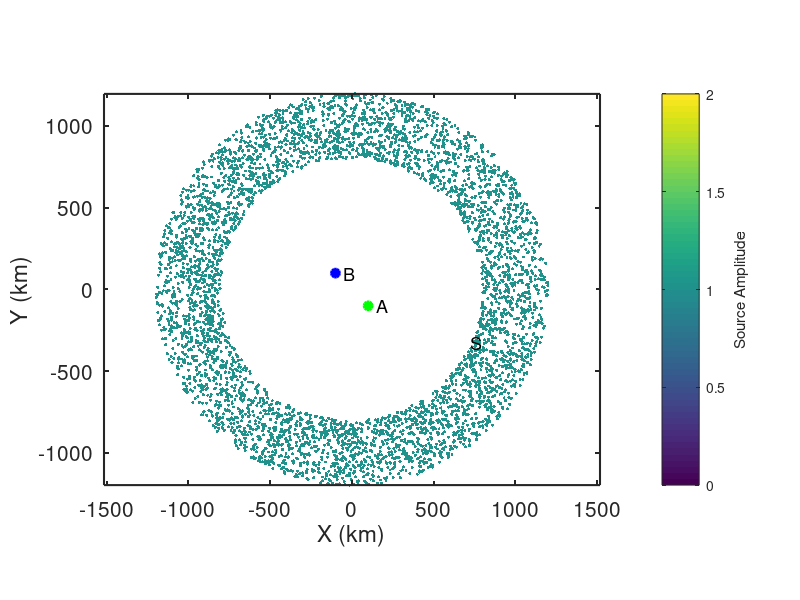

Write MATLAB code to recreate this figure. (Note: this script raises an error after producing the figure.)
% Simulate ambient noise within a homogeneous, isotropic, acoustic half-space 
% for random sources that form a finite-width donut.
%
% jbrussell - 7/2023

clear; close all;

addpath('../functions/');

dx = 10; % km
x = [-1000:dx:1000]; % km
y = [-1000:dx:1000]; % km
dt = 1; % sec
Ndays = 10;
t = [0:dt:60*60]; % [sec] daily time axis

% Location of virtual source (A)
x_Asrc = 100; % km
y_Asrc = -100; % km

% Location of receiver (B)
x_Brec = -100; % km
y_Brec = 100; % km

% Location of "source" ring (S)
N_sources = 5000; % Number of sources
N_excite = 1; % number of times to randomly excite each Source each hour
dr_S = 200; % [km] width of annulus, S
r_S = 1000 + (dr_S*2*rand(N_sources,1)' - dr_S); %1000; % [km] radius of source ring
% dtheta = 0.1;
theta_S = 360*rand(N_sources,1)'; %[0:dtheta:360-dtheta];
% r_S(theta_S>90 & theta_S<180) = []; % remove sector of sources
% theta_S(theta_S>90 & theta_S<180) = []; % remove sector of sources
x_S = r_S.*sind(theta_S);
y_S = r_S.*cosd(theta_S);
amp_S = ones(size(x_S)); % amplitude of sources

% Medium properties
vel = 3.5; % [km/s] velocity of medium

% Define source type
source_type = 'ricker'; % 'ricker' or 'microseism'
% RICKER  (impulsive source)
f_cent = 1/8; % 1/100; % [1/s] dominant frequency of Ricker wavelet
% MICROSEISM  (continuous source)
fmin = 1/10; % minimum frequency to sum over
fmax = 1/3; % maximum frequency to sum over


figure(98); clf;
box on; hold on;
plot(x_Asrc,y_Asrc,'og','linewidth',2,'MarkerFaceColor','g');
text(x_Asrc+50,y_Asrc,'A','fontsize',13);
plot(x_Brec,y_Brec,'ob','linewidth',2,'MarkerFaceColor','b');
text(x_Brec+50,y_Brec,'B','fontsize',13);
scatter(x_S,y_S,amp_S*5,amp_S,'o','filled');
text(x_S(1),y_S(1)+75,'S','fontsize',13);
axis square; axis equal;
set(gca,'fontsize',15,'linewidth',1.5,'layer','top');
xlabel('X (km)');
ylabel('Y (km)');
cb = colorbar;
ylabel(cb,'Source Amplitude');
colormap(viridis);

%% Generate wavefield at ring of sources S

% Build frequency and time axes
Nt = length(t);
Fs = 1./dt;
f = Fs*(0:(Nt/2))/Nt;
time = ([0:Nt-1]-floor(Nt/2))*dt;  % build lagtime vector for plotting
time = [time(time<0), time(time>=0)];

% Expected time between A and B
R_A_B = sqrt((x_Asrc-x_Brec).^2 + (y_Asrc-y_Brec).^2); % [km] distance from A to B
t_A_B = R_A_B ./ vel;

% Theoretical prediction of ccf from Goran's class notes
ccf_pre = real(1 ./ sqrt(t_A_B.^2 - time.^2));
A = 1;
J0_pre = besselj(0,2*pi*f*t_A_B) * A;

cohsum = zeros(size(t));
ccf_auto = zeros(size(t));
ihrs_total = 0;
ccf_all = {};
cohsum_all = {};
ccf_misfit = [];
for iday = 1:Ndays
    for ihr = 1 : (24/(max(t)/60/60))
        % Generate wavefields at A and B due to random noise at all Si
        Si_A = zeros(size(t));
        Si_B = zeros(size(t));
        for isrc = 1:length(x_S)
            R_Si_A = sqrt((x_Asrc-x_S(isrc)).^2 + (y_Asrc-y_S(isrc)).^2); % [km] distance from Si to A
            R_Si_B = sqrt((x_Brec-x_S(isrc)).^2 + (y_Brec-y_S(isrc)).^2); % [km] distance from Si to B

            % Loop through and generate sources, Si
            for ii = 1:N_excite
                if strcmp(source_type,'ricker')
                    % Ricker wavelet
                    % Generate random wavelet start times
                    tshift = max(t) .* rand(1,1);
                    Si_A = Si_A + amp_S(isrc) .* ricker_wavelet(t-tshift,R_Si_A,vel,f_cent);
                    Si_B = Si_B + amp_S(isrc) .* ricker_wavelet(t-tshift,R_Si_B,vel,f_cent);
                elseif strcmp(source_type,'microseism')
                    freq = f(f>=fmin & f<=fmax);
                    phi_rand = (2*pi)*rand(1,length(freq)); % random phase between [0,2*pi]
                    Si_A = Si_A + amp_S(isrc) .* microseism_source(t,R_Si_A,vel,freq,phi_rand);
                    Si_B = Si_B + amp_S(isrc) .* microseism_source(t,R_Si_B,vel,freq,phi_rand);
                else
                    error('Source type must be ''ricker'' or ''microseism''');
                end
            end
        end
        
        % Taper waveform
        Si_A = cos_taper(Si_A);
        Si_B = cos_taper(Si_B);

        % Calculate power spectra
        fftA = fft(Si_A);
        % fftA = spectrumwhiten_smooth(fftA,0.001);
%         P_A = abs(fftA/Nt);
%         P_A = P_A(1:Nt/2+1);
%         P_A(2:end-1) = 2*P_A(2:end-1);
        fftB = fft(Si_B);
        % fftB = spectrumwhiten_smooth(fftB,0.001);
%         P_B = abs(fftB/Nt);
%         P_B = P_B(1:Nt/2+1);
%         P_B(2:end-1) = 2*P_B(2:end-1);

        % Calculate cross-correlation (A --> B Causal; B --> A Acausal)
        cohsum = cohsum + fftB.*conj(fftA) ./ abs(fftB) ./ abs(fftA);
        ccf = real(ifft(cohsum,Nt)); % inverse FFT to get time domain
        ccf = fftshift(ccf); % rearrange values as [-lag lag]
        ccf = detrend(ccf);
        ccf = cos_taper(ccf);
        
        % Auto-correlation
%         ccf_auto = ccf_auto + xcorr(Si_A,Si_A,floor(length(t)/2));
        
        ihrs_total = ihrs_total + 1;
        ccf_all{ihrs_total} = ccf;
        cohsum_all{ihrs_total} = cohsum;
        ccf_misfit(ihrs_total) = sum((ccf_all{ihrs_total} ./ max(ccf_all{ihrs_total}) - ccf_pre ./ max(ccf_pre)).^2) / length(ccf_pre);
        
        if 1 && mod(ihrs_total,12)==0
            figure(99); clf;
            set(gcf,'position',[2         206        1730         814]);
            
            subplot(2,2,1); box on; hold on;
            plot(x_Asrc,y_Asrc,'og','linewidth',2,'MarkerFaceColor','g');
            text(x_Asrc+50,y_Asrc,'A','fontsize',13);
            plot(x_Brec,y_Brec,'ob','linewidth',2,'MarkerFaceColor','b');
            text(x_Brec+50,y_Brec,'B','fontsize',13);
            scatter(x_S,y_S,amp_S*5,amp_S,'o','filled');
            text(x_S(1),y_S(1)+75,'S','fontsize',13);
            axis square;
            set(gca,'fontsize',15,'linewidth',1.5,'layer','top');
            xlabel('X (km)');
            ylabel('Y (km)');
            cb = colorbar;
            ylabel(cb,'Source Amplitude');
            colormap(viridis);
            
            subplot(2,2,3); box on; hold on;
            plot([1:ihrs_total],ccf_misfit,'-b','linewidth',2);
            plot(ihrs_total,ccf_misfit(ihrs_total),'ok','linewidth',1,'markersize',12,'MarkerFaceColor','b');
            set(gca,'fontsize',15,'linewidth',1.5);
            xlabel('Data length (hr)');
            ylabel('Misfit');

            subplot(2,2,2); box on; hold on;
%             ccf_pre_conv = conv(ccf_pre,ccf_auto,'same');
            plot(time,ccf_all{ihrs_total} ./ max(ccf_all{ihrs_total}),'-k','linewidth',2);
            plot(time,ccf_pre ./ max(ccf_pre),'-r','linewidth',1);
%             plot(time,ccf_pre_conv ./ max(ccf_pre_conv),'--g','linewidth',1);
            set(gca,'fontsize',15,'linewidth',1.5)
            xlim([-200 200]);
            title([num2str(ihrs_total),' hrs']);
            xlabel('Lag Time (s)');
            ylabel('CCF_{A,B}');

            P_ccf = abs(cohsum_all{ihrs_total}/Nt);
            P_ccf = P_ccf(1:Nt/2+1);
            P_ccf(2:end-1) = 2*P_ccf(2:end-1);

%             subplot(2,1,2); box on; hold on;
%             plot(1./f,P_ccf,'-b');
%             plot(1./f,smooth(P_ccf,20),'-k','linewidth',2);
%             plot(1./f_cent*[1 1],[min(P_ccf) max(P_ccf)],'--r','linewidth',1.5);
%             % xlim([0 500]);
%             set(gca,'fontsize',15,'linewidth',1.5,'xscale','log','yscale','log')
%             xlabel('Period (s)');

            subplot(2,2,4); box on; hold on;
            J0 = real(cohsum_all{ihrs_total}(1:Nt/2+1));
            plot(f,J0 ./ rms(J0),'-b');
            plot(f,smooth(J0,10) ./ rms(J0),'-k','linewidth',2);
            plot(f,J0_pre ./ rms(J0_pre),'-r','linewidth',1);
            plot(f_cent*[1 1],[0 1],'--r','linewidth',1.5);
            % xlim([0 500]);
            set(gca,'fontsize',15,'linewidth',1.5,'xscale','linear','yscale','linear')
            xlabel('Freq (Hz)');
            ylabel('J_0');
            xlim([0 max(f)]);

            drawnow;
        end
    end
end

%%
clear OUTmovie

is_movieout = 1;

if is_movieout
        
    OUTmovie(length(1:1:ihrs_total)) = struct('cdata',[],'colormap',[]);
    OUTit = 0;
    misfit = [];
    for ii = 1:1:ihrs_total
    
        figure(3); clf;
        set(gcf,'position',[2         206        1730         814]);
        
        subplot(2,2,1); box on; hold on;
        plot(x_Asrc,y_Asrc,'og','linewidth',2,'MarkerFaceColor','g');
        text(x_Asrc+50,y_Asrc,'A','fontsize',13);
        plot(x_Brec,y_Brec,'ob','linewidth',2,'MarkerFaceColor','b');
        text(x_Brec+50,y_Brec,'B','fontsize',13);
        scatter(x_S,y_S,amp_S*5,amp_S,'o','filled');
        text(x_S(1),y_S(1)+75,'S','fontsize',13);
        axis square; axis equal;
        set(gca,'fontsize',15,'linewidth',1.5,'layer','top');
        xlabel('X (km)');
        ylabel('Y (km)');
        cb = colorbar;
        ylabel(cb,'Source Amplitude');
        colormap(viridis);
        
        subplot(2,2,3); box on; hold on;
        plot([1:ii],ccf_misfit(1:ii),'-b','linewidth',2);
        plot(ii,ccf_misfit(ii),'ok','linewidth',1,'markersize',12,'MarkerFaceColor','b');
        set(gca,'fontsize',15,'linewidth',1.5);
        xlim([0 length(ccf_misfit)]);
        ylim([0 max(ccf_misfit)]);
        xlabel('Data length (hr)');
        ylabel('Misfit');
        
        subplot(2,2,2); box on; hold on;
%         ccf_pre_conv = conv(ccf_pre,ccf_auto,'same');
        plot(time,ccf_all{ii} ./ max(ccf_all{ii}),'-k','linewidth',2);
        plot(time,ccf_pre ./ max(ccf_pre),'-r','linewidth',1);
%         plot(time,ccf_pre_conv ./ max(ccf_pre_conv),'--g','linewidth',1);
        set(gca,'fontsize',15,'linewidth',1.5)
        xlim([-200 200]);
        ylim([-0.3 1.1]);
        title([num2str(ii),' hrs']);
        xlabel('Lag Time (s)');
        ylabel('CCF_{A,B}');

        P_ccf = abs(cohsum_all{ii}/Nt);
        P_ccf = P_ccf(1:Nt/2+1);
        P_ccf(2:end-1) = 2*P_ccf(2:end-1);

%         subplot(2,1,2); box on; hold on;
%         plot(1./f,P_ccf,'-b');
%         plot(1./f,smooth(P_ccf,20),'-k','linewidth',2);
%         plot(1./f_cent*[1 1],[min(P_ccf) max(P_ccf)],'--r','linewidth',1.5);
%         % xlim([0 500]);
%         set(gca,'fontsize',15,'linewidth',1.5,'xscale','log','yscale','log')
%         xlabel('Period (s)');
        
        subplot(2,2,4); box on; hold on;
        J0 = real(cohsum_all{ii}(1:Nt/2+1));
        plot(f,J0 ./ rms(J0),'-b');
        plot(f,smooth(J0,10) ./ rms(J0),'-k','linewidth',2);
        plot(f,J0_pre ./ rms(J0_pre),'-r','linewidth',1);
        plot(f_cent*[1 1],[0 1],'--r','linewidth',1.5);
        % xlim([0 500]);
        set(gca,'fontsize',15,'linewidth',1.5,'xscale','linear','yscale','linear')
        xlabel('Freq (Hz)');
        ylabel('J_0');
        xlim([0 max(f)]);

        drawnow;

        OUTit = OUTit + 1;
        rect = get(gcf,'Position'); rect(1:2) = [0 0]; 
        OUTmovie(OUTit) = getframe(gcf,rect);
    end
    
    vid = VideoWriter(['noise_ccf_build_Sdonut','.avi']);
    vid.FrameRate = 10;
    open(vid);
    OUTmovie(1) = [];
    writeVideo(vid,OUTmovie);
    close(vid);
end
